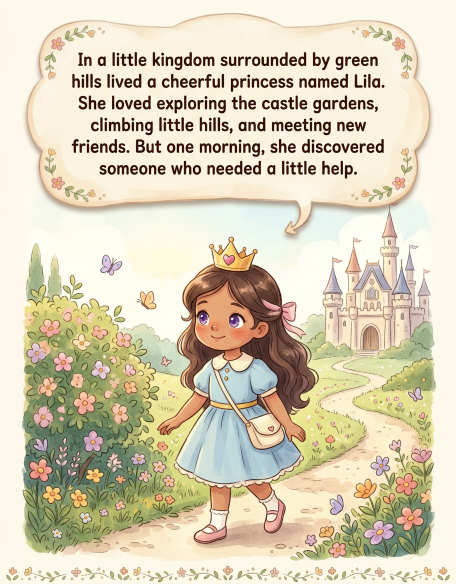
#> input picture lila/pages/02_p02.png, 912 x 1168 px (shown at 1/2 size); its folder holds only this picture in this run
$ python build_book.py
#> lines starting #> are read from the running program, lines starting #| are printed output that depends on the picture
#!/usr/bin/env python3
"""
Build a print-ready children's picture book PDF from page images.

Usage:
    python3 build_book.py [--out princess_lila_and_the_little_dragon.pdf]

Reads page images from ./pages in filename order (00_cover.png, 01_*.png, ...),
fits each onto an 8.5 x 11 in portrait page at 300 DPI, and writes a single PDF.
"""
import argparse
import glob
import os
import sys

from PIL import Image

PAGE_W_IN, PAGE_H_IN = 8.5, 11.0
DPI = 300
PAGE_W = int(PAGE_W_IN * DPI)   # 2550
PAGE_H = int(PAGE_H_IN * DPI)   # 3300
BG = (255, 253, 247)            # warm ivory, matches the book's palette


def fit_to_page(img: Image.Image) -> Image.Image:
    """Scale image to cover the page, center-crop the overflow."""
    img = img.convert("RGB")
#> img is the input picture: PIL image 912x1168 RGB; mean R, G, B 216.3, 206.5, 181.6
    scale = max(PAGE_W / img.width, PAGE_H / img.height)
    new = img.resize(
        (max(1, round(img.width * scale)), max(1, round(img.height * scale))),
        Image.LANCZOS,
    )
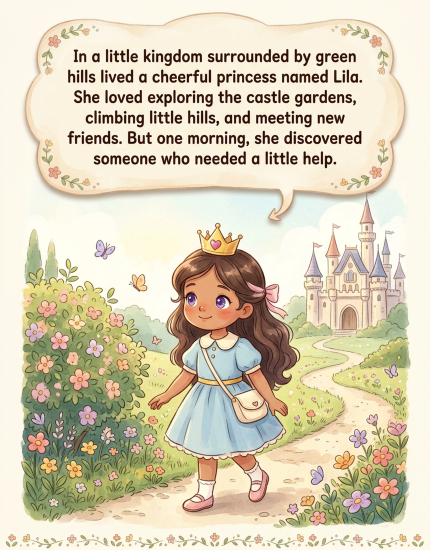
#> new: PIL image 2577x3300 RGB (shown at 1/6 size); mean R, G, B 216.2, 206.5, 181.7
    left = (new.width - PAGE_W) // 2
    top = (new.height - PAGE_H) // 2
    new = new.crop((left, top, left + PAGE_W, top + PAGE_H))
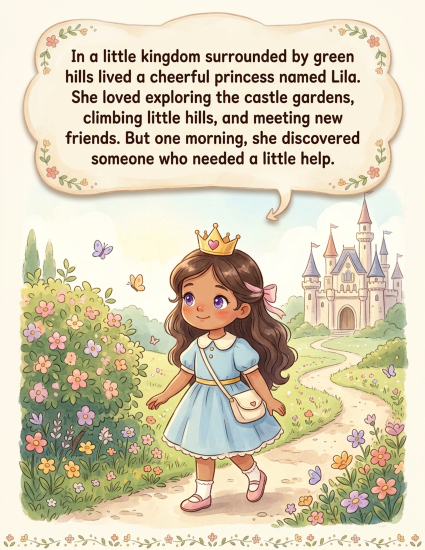
#> new: PIL image 2550x3300 RGB (shown at 1/6 size); mean R, G, B 215.8, 206.1, 181.1
    canvas = Image.new("RGB", (PAGE_W, PAGE_H), BG)
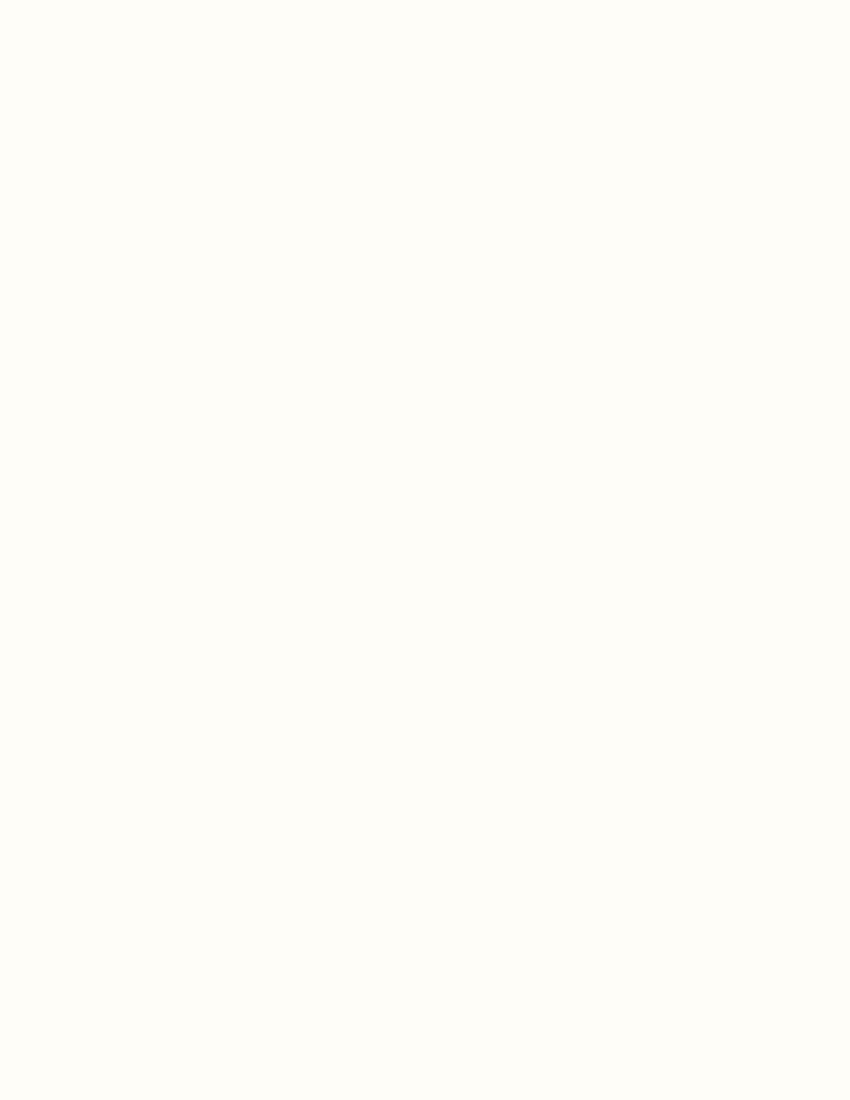
#> canvas: PIL image 2550x3300 RGB (shown at 1/3 size); mean R, G, B 255, 253, 247
    canvas.paste(new, (0, 0))
    return canvas


def main() -> int:
    ap = argparse.ArgumentParser()
    ap.add_argument("--pages", default="lila/pages", help="directory of page images")
    ap.add_argument(
        "--out",
        default="princess_lila_and_the_little_dragon.pdf",
        help="output PDF path",
    )
    args = ap.parse_args()

    files = sorted(
        f
        for ext in ("png", "jpg", "jpeg")
        for f in glob.glob(os.path.join(args.pages, f"*.{ext}"))
    )
    if not files:
        print(f"No page images found in {args.pages}/", file=sys.stderr)
        return 1

    print(f"Assembling {len(files)} pages at {PAGE_W}x{PAGE_H}px ({DPI} DPI)")
    rendered = []
    for f in files:
        print("  +", os.path.basename(f))
        rendered.append(fit_to_page(Image.open(f)))

    rendered[0].save(
        args.out,
        "PDF",
        resolution=DPI,
        save_all=True,
        append_images=rendered[1:],
        title="Princess Lila and the Little Dragon Who Was Afraid to Fly",
        author="A Story About Courage, Friendship, and Trying Again",
    )
    size_mb = os.path.getsize(args.out) / 1e6
    print(f"Wrote {args.out} ({len(rendered)} pages, {size_mb:.1f} MB)")
#| Wrote princess_lila_and_the_little_dragon.pdf (1 pages, 0.7 MB)
    return 0


if __name__ == "__main__":
    raise SystemExit(main())
#> (the program exits here)

$ run again, on lila/pages/06_p06.png
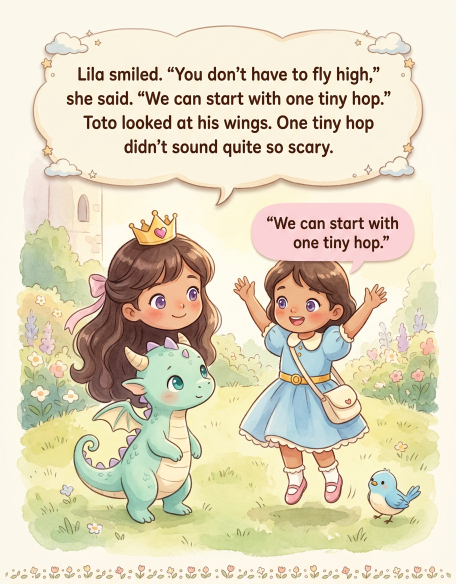
#> input picture lila/pages/06_p06.png, 912 x 1168 px (shown at 1/2 size)
#> in fit_to_page, img is the input picture: PIL image 912x1168 RGB; mean R, G, B 224.4, 214.5, 189.5
#> in fit_to_page, `new = img.resize( (max(1, round(img.width * scale)), max(1, round(img...`:
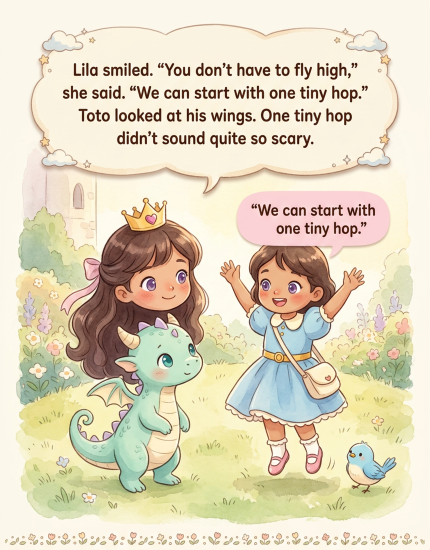
#> new: PIL image 2577x3300 RGB (shown at 1/6 size); mean R, G, B 224.3, 214.5, 189.5
#> in fit_to_page, `new = new.crop((left, top, left + PAGE_W, top + PAGE_H))`:
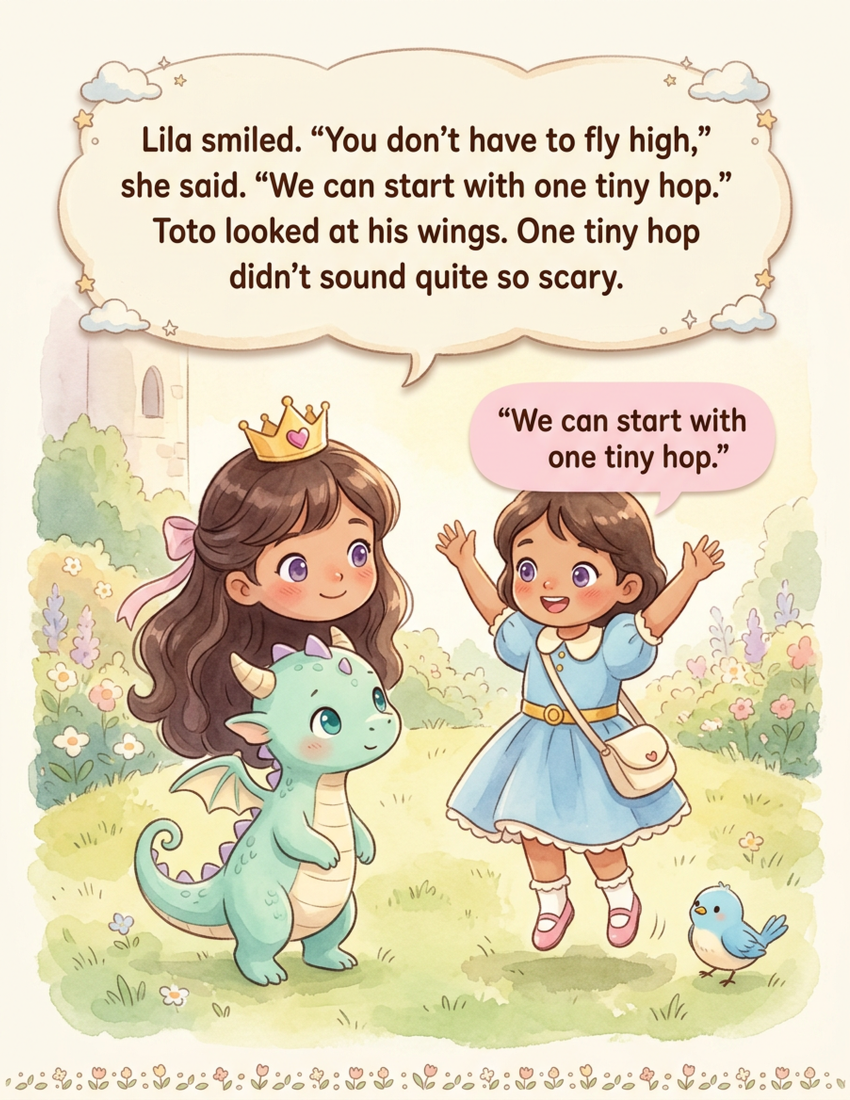
#> new: PIL image 2550x3300 RGB (shown at 1/3 size); mean R, G, B 224, 214.1, 189.1
#| Wrote princess_lila_and_the_little_dragon.pdf (1 pages, 0.6 MB)

$ run again, on lila/pages/07_p07.png
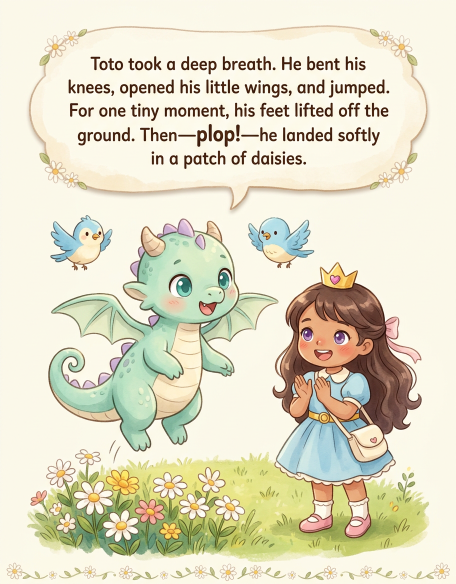
#> input picture lila/pages/07_p07.png, 912 x 1168 px (shown at 1/2 size)
#> in fit_to_page, img is the input picture: PIL image 912x1168 RGB; mean R, G, B 225, 220.8, 197.6
#> in fit_to_page, `new = img.resize( (max(1, round(img.width * scale)), max(1, round(img...`:
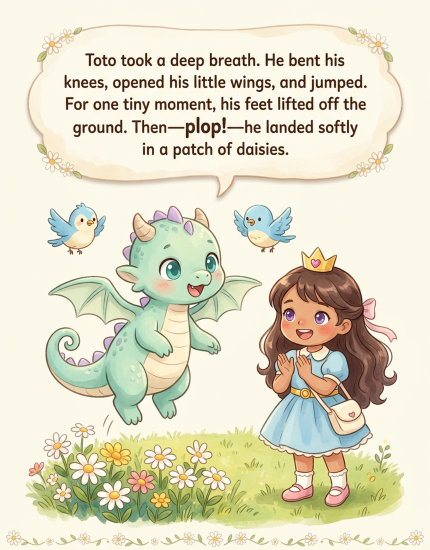
#> new: PIL image 2577x3300 RGB (shown at 1/6 size); mean R, G, B 224.9, 220.8, 197.7
#> in fit_to_page, `new = new.crop((left, top, left + PAGE_W, top + PAGE_H))`:
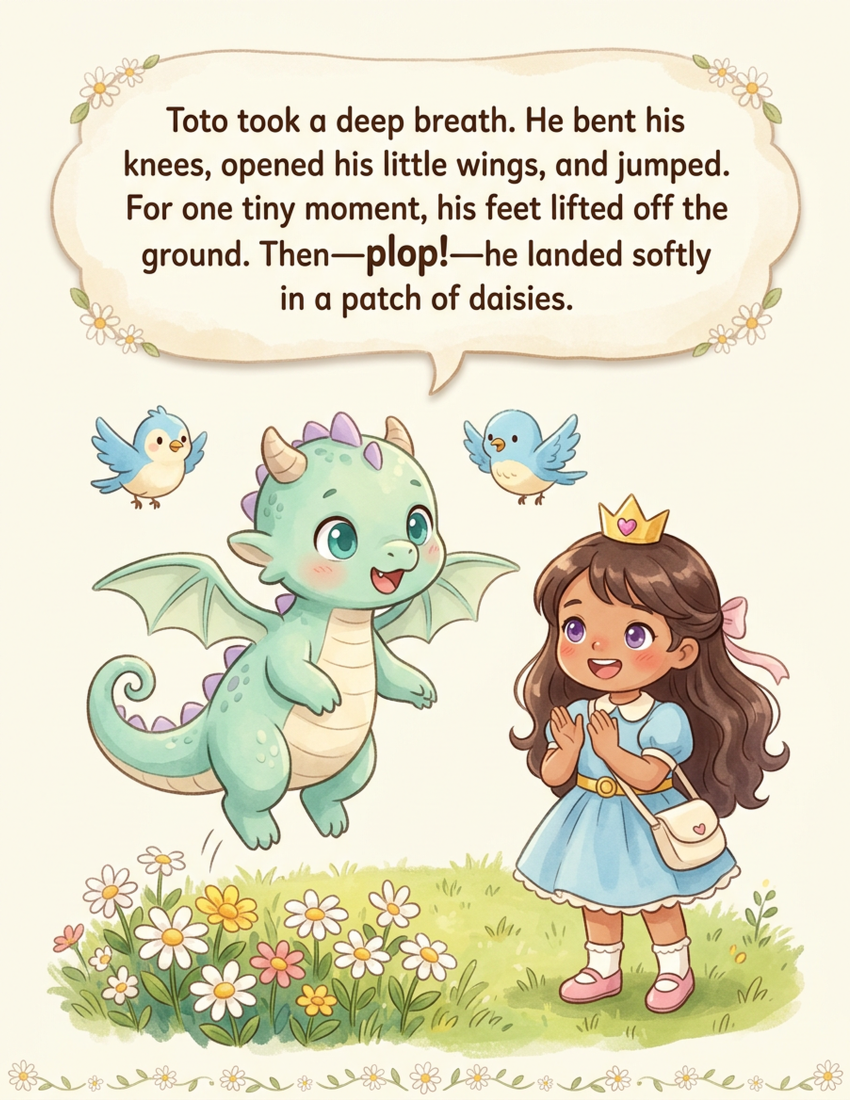
#> new: PIL image 2550x3300 RGB (shown at 1/3 size); mean R, G, B 224.6, 220.5, 197.3
#| Wrote princess_lila_and_the_little_dragon.pdf (1 pages, 0.6 MB)
